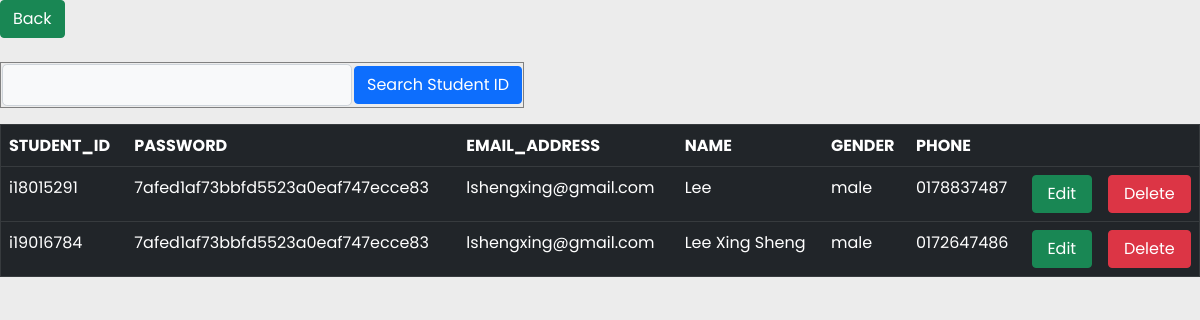
Page /viewStudent.php (signed in) on the committed database.
### tables this page shows
CREATE TABLE `student` (
  `STUDENT_ID` varchar(100) NOT NULL,
  `PASSWORD` varchar(40) NOT NULL,
  `EMAIL_ADDRESS` varchar(40) NOT NULL,
  `NAME` varchar(100) NOT NULL,
  `GENDER` varchar(10) DEFAULT NULL,
  `PHONE` varchar(11) NOT NULL
);

### viewStudent.php (the view, shortened to what this page needs)
<head>
    <link href="https://cdn.jsdelivr.net/npm/bootstrap@5.1.3/dist/css/bootstrap.min.css" rel="stylesheet">
</head>
</head>
<td><input type="submit" name="back" value="Back" id="back" onclick ="window.location.href = 'adminMain.php'" class="btn btn-md btn-success w-0 fs-6"></td></tr>
<?php
include("dbCon2.php");
echo '<form id="form3"action="'.$_SERVER['PHP_SELF'].'" method="post"><table border="1"><br><tr><td>
<input type="text" name="searchquery" class="form-control form-control-lg bg-light fs-6" ></td>
<td><input type="submit" name="search" value="Search Student ID" id="search" class="btn btn-md btn-primary w-100 fs-6"></tr></table></form>';
$query = mysqli_query($link, "SELECT * FROM student");
echo '<table border="1" id="record" class="table table-dark"><tr>
	<th>STUDENT_ID</th> <th>PASSWORD</th> <th>EMAIL_ADDRESS</th> <th>NAME</th> <th>GENDER</th> <th>PHONE</th><th></th><th></th>
	</tr>';
while($row = mysqli_fetch_array($query)){
	echo '<tr>
				<td>'.$row['STUDENT_ID'].'</td>
				<td>'.$row['PASSWORD'].'</td>
				<td>'.$row['EMAIL_ADDRESS'].'</td>
				<td>'.$row['NAME'].'</td>
				<td>'.$row['GENDER'].'</td>
				<td>'.$row['PHONE'].'</td>
		<td><input type="button" onclick="window.location = \'studentEdit.php?STUDENT_ID='.$row['STUDENT_ID'].'\'" value="Edit" class="btn btn-md btn-success w-100 fs-6"></td>
		<td><input type="button" onclick="window.location = \'studentDelete.php?STUDENT_ID='.$row['STUDENT_ID'].'\'" value="Delete" class="btn btn-md btn-danger w-100 fs-6">
		</td>
		</tr>';
}
echo '</table>';
?>

### viewStudent.php (style rules this page uses)
::placeholder { font-size: 16px; }

### rows in the picture
student: STUDENT_ID "i18015291", PASSWORD "7afed1af73bbfd5523a0eaf747ecce83", EMAIL_ADDRESS "lshengxing@gmail.com", NAME "Lee", GENDER "male", PHONE "0178837487"
student: STUDENT_ID "i19016784", PASSWORD "7afed1af73bbfd5523a0eaf747ecce83", EMAIL_ADDRESS "lshengxing@gmail.com", NAME "Lee Xing Sheng", GENDER "male", PHONE "0172647486"
